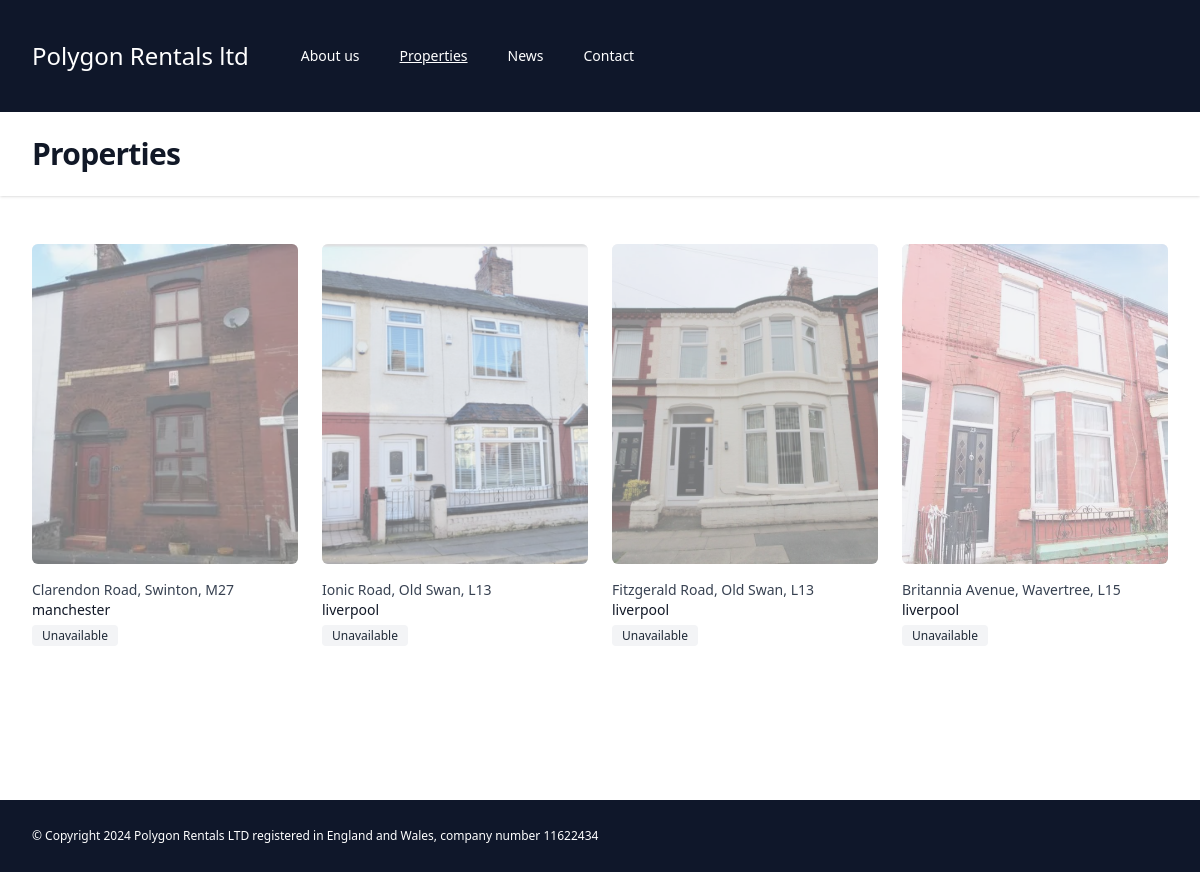
Screenshot of /properties with the database file from the repository.
### core/models.py (models this page shows, shortened)
class Property(models.Model):
    owner = models.ForeignKey(User, on_delete=models.CASCADE, null=True, blank=True)
    address = models.CharField(max_length=200)
    value = models.IntegerField(default=0)
    mortgage = models.IntegerField(default=0)
    current_rent = models.IntegerField(default=0)
    market_rent = models.IntegerField(default=0)
    photo = models.ImageField(upload_to='images/', default='')
    city = models.CharField(max_length=200, default='', choices=[('liverpool', 'Liverpool'), ('manchester', 'Manchester'), ('london', 'London')])
    mortgage_deal_expiry_date = models.DateField(default=date.today)
    class Meta:
        verbose_name_plural = "properties"

### core/views.py (the view)
# urls.py: path("properties", views.PropertyListView.as_view(), name="property-list"),
class PropertyListView(ListView):
    model = Property
    def get_context_data(self, **kwargs):
        context = super().get_context_data(**kwargs)
        city = self.request.GET.get('city', False)
        val = 0
        mortgages = 0
        current_rents = 0
        potential_rents = 0
        properties = Property.objects.filter()
        if city:
            properties = properties.filter(city=city)
        for property in properties:
            val += property.value
            mortgages += property.mortgage
            current_rents += property.current_rent
            potential_rents  += property.market_rent
        current_rents = current_rents * 12
        potential_rents = potential_rents * 12
        difference_in_rent = f'£{int(potential_rents - current_rents)}'
        ltv = f'{int((mortgages / val) * 100)}%'
        equity_percentage = 100 - int((mortgages / val) * 100)
        rate_of_return = f'{round(round((1 / equity_percentage) * 100, 2) * 5, 2)}%'
        doubling_period = f'{round(72 / (round((1 / equity_percentage) * 100, 2) * 5), 2)} years'
        context['portfolio_value'] = val
        context['outstanding_mortgages'] = mortgages
        context['ltv'] = ltv
        context['current_gross_yield'] = f'{round(current_rents / val * 100, 2)}%'
        context['potential_gross_yield'] = f'{round(potential_rents / val * 100, 2)}%'
        context['difference_in_rent'] = difference_in_rent
        context['properties'] = properties
        context['rate_of_return'] = rate_of_return
        context['doubling_period'] = doubling_period
        context['potential_rents'] = potential_rents
        context['page_name'] = 'properties'
        context['page_title'] = 'Properties'
        return context

### core/templatetags/custom_tags.py (called while the page is built)
@register.filter(name="add_pound_sign")
def add_pound_sign(value):
    return f'£{value}'

### core/templates/core/property_list.html (shortened to what this page needs)
{% extends './includes/base.html' %} {% load custom_tags %} {% block content %}
  <div
    class="
      mt-6
      grid grid-cols-1
      gap-x-6 gap-y-10
      sm:grid-cols-2
      lg:grid-cols-4
      xl:gap-x-8
    "
  >
    {% for property in properties %}
    <div class="group relative">
        <div
          class="
            aspect-h-1 aspect-w-1
            w-full
            overflow-hidden
            rounded-md
            bg-gray-200
            lg:aspect-none
            lg:h-80
          "
        >
          <img
            src="/media/{{ property.photo }}"
            alt=""
            class="h-full w-full object-cover object-center lg:h-full lg:w-full {% if not request.user.is_authenticated %}opacity-50{% endif %}"
          />
        </div>
        <div class="mt-4 flex- justify-between">
          <div>
            <h3 class="text-sm text-gray-700">
              <span aria-hidden="true" class="absolute inset-0"></span>
              {{property.address}}
            </h3>
          </div>
          <p class="text-sm font-medium text-gray-900 mb-2">{{property.city}}</p>
          {% if not request.user.is_authenticated %}
          <span class="bg-gray-100 text-gray-800 text-xs font-medium me-2 px-2.5 py-0.5 rounded dark:bg-gray-700 dark:text-gray-300">Unavailable</span>
          {% endif %}
        </div>
    </div>
    {% endfor %}
  </div>
</div>
{% endblock %}

### core/templates/core/includes/base.html (shortened to what this page needs)
{% load static %}
{% load custom_tags %}
<link href="{% static '/css/styles.css' %}" rel="stylesheet">
<div class="min-h-full" id="bg-el">
    <nav class="bg-slate-900">
      <div class="mx-auto max-w-7xl px-4 py-6  sm:px-6 lg:px-8">
        <div class="flex h-16 items-center justify-between">
          <div class="flex items-center">
            <div class="flex-shrink-0 text-white text-2xl font-sans">
              <a href="/">Polygon Rentals <span>ltd</span></a>
            </div>
            <div class="hidden md:block">
              <div class="ml-10 flex items-baseline space-x-4">
                {% if request.user.is_authenticated %}
                <a href="/properties" class="{% if page_name == 'properties' %}underline {% endif %}text-white rounded-md px-3 py-2 text-sm font-medium">Properties</a>
                <a href="/analysis" class="{% if page_name == 'analysis' %}underline {% endif %}text-white rounded-md px-3 py-2 text-sm font-medium">Analysis</a>
                <a href="/tools" class="{% if page_name == 'tools' %}underline {% endif %}text-white rounded-md px-3 py-2 text-sm font-medium">Tools</a>
                {% else %}
                <a href="/about" class="{% if page_name == 'about' %}underline {% endif %}text-white rounded-md px-3 py-2 text-sm font-medium">About us</a>
                <a href="/properties" class="{% if page_name == 'properties' %}underline {% endif %}text-white rounded-md px-3 py-2 text-sm font-medium">Properties</a>
                <a href="/news" class="{% if page_name == 'news' %}underline {% endif %}text-white rounded-md px-3 py-2 text-sm font-medium">News</a>
                <a href="/contact" class="{% if page_name == 'contact' %}underline {% endif %}text-white rounded-md px-3 py-2 text-sm font-medium">Contact</a>
                {% endif %}
              </div>
            </div>
          </div>
        </div>
    </div>
    </nav>
    {% if page_name != 'landing' %}
    <header class="bg-white shadow">
      <div class="mx-auto max-w-7xl px-4 py-6 sm:px-6 lg:px-8">
        <h1 class="text-3xl font-bold tracking-tight text-gray-900">{{page_title}}</h1>
      </div>
    </header>
    {% endif %}
    <main>
      <div class="mx-auto max-w-7xl py-6 sm:px-6 lg:px-8">
        <div>
            {% block content %}{% endblock %}
        </div>
      </div>
    <footer class="bg-slate-900 sticky top-full">
      <div class="mx-auto max-w-7xl px-4 py-1 sm:px-6 lg:px-8">
        <div class="flex h-16 items-center justify-between">
          <div class="flex items-center text-white text-xs">
            © Copyright 2024 Polygon Rentals LTD registered in England and Wales, company number 11622434
          </div>
        </div>
    </div>
    </footer>

### core/static/css/styles.css (style rules this page uses)
h1, h2, h3, h4, h5, h6 { font-size: inherit; font-weight: inherit; }
a { color: inherit; text-decoration: inherit; }
blockquote, dl, dd, h1, h2, h3, h4, h5, h6, hr, figure, p, pre { margin: 0; }
img, svg, video, canvas, audio, iframe, embed, object { display: block; vertical-align: middle; }
img, video { max-width: 100%; height: auto; }
.absolute { position: absolute; }
.relative { position: relative; }
.sticky { position: sticky; }
.inset-0 { inset: 0px; }
.top-full { top: 100%; }
.mx-auto { margin-left: auto; margin-right: auto; }
.mb-2 { margin-bottom: 0.5rem; }
.me-2 { -webkit-margin-end: 0.5rem; margin-inline-end: 0.5rem; }
.ml-10 { margin-left: 2.5rem; }
.mt-4 { margin-top: 1rem; }
.mt-6 { margin-top: 1.5rem; }
.flex { display: flex; }
.grid { display: grid; }
.hidden { display: none; }
.h-16 { height: 4rem; }
.h-full { height: 100%; }
.min-h-full { min-height: 100%; }
.w-full { width: 100%; }
.max-w-7xl { max-width: 80rem; }
.flex-shrink-0 { flex-shrink: 0; }
.grid-cols-1 { grid-template-columns: repeat(1, minmax(0, 1fr)); }
.items-center { align-items: center; }
.items-baseline { align-items: baseline; }
.justify-between { justify-content: space-between; }
.gap-x-6 { -moz-column-gap: 1.5rem; column-gap: 1.5rem; }
.gap-y-10 { row-gap: 2.5rem; }
.space-x-4 > :not([hidden]) ~ :not([hidden]) { --tw-space-x-reverse: 0; margin-right: calc(1rem * var(--tw-space-x-reverse)); margin-left: calc(1rem * calc(1 - var(--tw-space-x-reverse))); }
.overflow-hidden { overflow: hidden; }
.rounded { border-radius: 0.25rem; }
.rounded-md { border-radius: 0.375rem; }
.bg-gray-100 { --tw-bg-opacity: 1; background-color: rgb(243 244 246 / var(--tw-bg-opacity)); }
.bg-gray-200 { --tw-bg-opacity: 1; background-color: rgb(229 231 235 / var(--tw-bg-opacity)); }
.bg-slate-900 { --tw-bg-opacity: 1; background-color: rgb(15 23 42 / var(--tw-bg-opacity)); }
.bg-white { --tw-bg-opacity: 1; background-color: rgb(255 255 255 / var(--tw-bg-opacity)); }
.object-cover { -o-object-fit: cover; object-fit: cover; }
.object-center { -o-object-position: center; object-position: center; }
.px-2\.5 { padding-left: 0.625rem; padding-right: 0.625rem; }
.px-3 { padding-left: 0.75rem; padding-right: 0.75rem; }
.px-4 { padding-left: 1rem; padding-right: 1rem; }
.py-0\.5 { padding-top: 0.125rem; padding-bottom: 0.125rem; }
.py-1 { padding-top: 0.25rem; padding-bottom: 0.25rem; }
.py-2 { padding-top: 0.5rem; padding-bottom: 0.5rem; }
.py-6 { padding-top: 1.5rem; padding-bottom: 1.5rem; }
.font-sans { font-family: ui-sans-serif, system-ui, -apple-system, BlinkMacSystemFont, "Segoe UI", Roboto, "Helvetica Neue", Arial, "Noto Sans", sans-serif, "Apple Color Emoji", "Segoe UI Emoji", "Segoe UI Symbol", "Noto Color Emoji"; }
.text-2xl { font-size: 1.5rem; line-height: 2rem; }
.text-3xl { font-size: 1.875rem; line-height: 2.25rem; }
.text-sm { font-size: 0.875rem; line-height: 1.25rem; }
.text-xs { font-size: 0.75rem; line-height: 1rem; }
.font-bold { font-weight: 700; }
.font-medium { font-weight: 500; }
.tracking-tight { letter-spacing: -0.025em; }
.text-gray-700 { --tw-text-opacity: 1; color: rgb(55 65 81 / var(--tw-text-opacity)); }
.text-gray-800 { --tw-text-opacity: 1; color: rgb(31 41 55 / var(--tw-text-opacity)); }
.text-gray-900 { --tw-text-opacity: 1; color: rgb(17 24 39 / var(--tw-text-opacity)); }
.text-white { --tw-text-opacity: 1; color: rgb(255 255 255 / var(--tw-text-opacity)); }
.underline { text-decoration-line: underline; }
.opacity-50 { opacity: 0.5; }
.shadow { --tw-shadow: 0 1px 3px 0 rgb(0 0 0 / 0.1), 0 1px 2px -1px rgb(0 0 0 / 0.1); --tw-shadow-colored: 0 1px 3px 0 var(--tw-shadow-color), 0 1px 2px -1px var(--tw-shadow-color); box-shadow: var(--tw-ring-offset-shadow, 0 0 #0000), var(--tw-ring-shadow, 0 0 #0000), var(--tw-shadow); }
@media (min-width: 640px) { .sm\:grid-cols-2 { grid-template-columns: repeat(2, minmax(0, 1fr)); } }
@media (min-width: 640px) { .sm\:px-6 { padding-left: 1.5rem; padding-right: 1.5rem; } }
@media (min-width: 768px) { .md\:block { display: block; } }
@media (min-width: 1024px) { .lg\:h-80 { height: 20rem; } }
@media (min-width: 1024px) { .lg\:h-full { height: 100%; } }
@media (min-width: 1024px) { .lg\:w-full { width: 100%; } }
@media (min-width: 1024px) { .lg\:grid-cols-4 { grid-template-columns: repeat(4, minmax(0, 1fr)); } }
@media (min-width: 1024px) { .lg\:px-8 { padding-left: 2rem; padding-right: 2rem; } }

### rows the page displays
Property: photo (picture), address "Clarendon Road, Swinton, M27", city "manchester"
Property: photo (picture), address "Ionic Road, Old Swan, L13", city "liverpool"
Property: photo (picture), address "Fitzgerald Road, Old Swan, L13", city "liverpool"
Property: photo (picture), address "Britannia Avenue, Wavertree, L15", city "liverpool"

### other values shown
{{ page_title }} "Properties"
